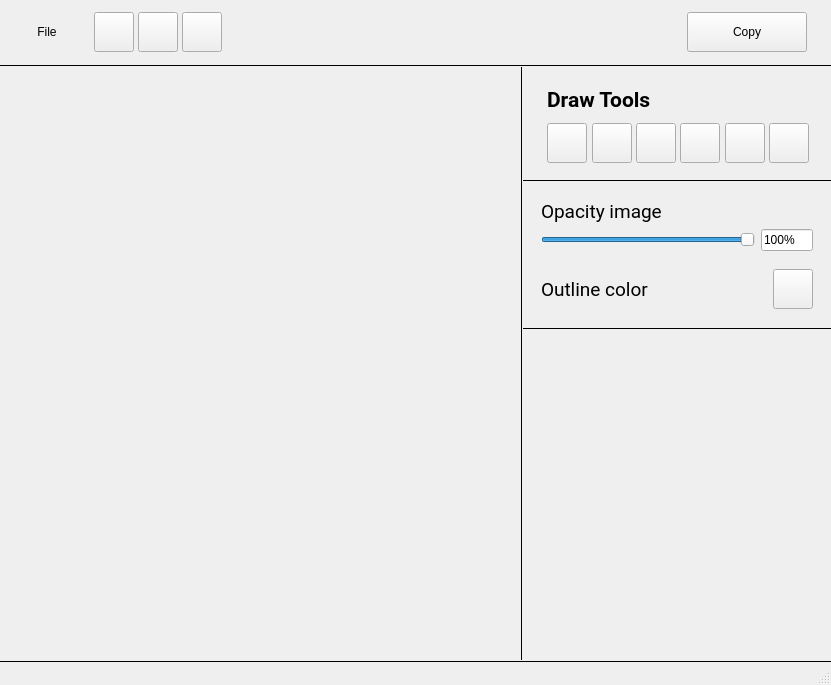
<?xml version="1.0" encoding="UTF-8"?>
<ui version="4.0">
 <class>MainWindow</class>
 <widget class="QMainWindow" name="MainWindow">
  <property name="geometry">
   <rect>
    <x>0</x>
    <y>0</y>
    <width>831</width>
    <height>685</height>
   </rect>
  </property>
  <property name="windowTitle">
   <string>MainWindow</string>
  </property>
  <widget class="QWidget" name="centralwidget">
   <layout class="QVBoxLayout" name="verticalLayout_7">
    <property name="spacing">
     <number>0</number>
    </property>
    <property name="leftMargin">
     <number>0</number>
    </property>
    <property name="topMargin">
     <number>0</number>
    </property>
    <property name="rightMargin">
     <number>0</number>
    </property>
    <property name="bottomMargin">
     <number>0</number>
    </property>
    <item>
     <widget class="QWidget" name="HeaderWidget" native="true">
      <property name="minimumSize">
       <size>
        <width>0</width>
        <height>64</height>
       </size>
      </property>
      <property name="maximumSize">
       <size>
        <width>16777215</width>
        <height>64</height>
       </size>
      </property>
      <layout class="QHBoxLayout" name="horizontalLayout_3">
       <property name="spacing">
        <number>12</number>
       </property>
       <property name="leftMargin">
        <number>12</number>
       </property>
       <property name="topMargin">
        <number>12</number>
       </property>
       <property name="rightMargin">
        <number>24</number>
       </property>
       <property name="bottomMargin">
        <number>12</number>
       </property>
       <item>
        <widget class="QPushButton" name="FileButton">
         <property name="sizePolicy">
          <sizepolicy hsizetype="Fixed" vsizetype="Fixed">
           <horstretch>0</horstretch>
           <verstretch>0</verstretch>
          </sizepolicy>
         </property>
         <property name="minimumSize">
          <size>
           <width>70</width>
           <height>40</height>
          </size>
         </property>
         <property name="maximumSize">
          <size>
           <width>70</width>
           <height>40</height>
          </size>
         </property>
         <property name="text">
          <string>File</string>
         </property>
         <property name="flat">
          <bool>true</bool>
         </property>
        </widget>
       </item>
       <item>
        <layout class="QHBoxLayout" name="horizontalLayout_2">
         <property name="spacing">
          <number>4</number>
         </property>
         <item>
          <widget class="QPushButton" name="UndoButton">
           <property name="sizePolicy">
            <sizepolicy hsizetype="Fixed" vsizetype="Fixed">
             <horstretch>0</horstretch>
             <verstretch>0</verstretch>
            </sizepolicy>
           </property>
           <property name="minimumSize">
            <size>
             <width>40</width>
             <height>40</height>
            </size>
           </property>
           <property name="maximumSize">
            <size>
             <width>40</width>
             <height>40</height>
            </size>
           </property>
           <property name="icon">
            <iconset resource="source.qrc">
             <normaloff>:/stylesheets/editor_style_sheet/rc/undo.png</normaloff>:/stylesheets/editor_style_sheet/rc/undo.png</iconset>
           </property>
           <property name="iconSize">
            <size>
             <width>24</width>
             <height>24</height>
            </size>
           </property>
          </widget>
         </item>
         <item>
          <widget class="QPushButton" name="RedoButton">
           <property name="sizePolicy">
            <sizepolicy hsizetype="Fixed" vsizetype="Fixed">
             <horstretch>0</horstretch>
             <verstretch>0</verstretch>
            </sizepolicy>
           </property>
           <property name="minimumSize">
            <size>
             <width>40</width>
             <height>40</height>
            </size>
           </property>
           <property name="maximumSize">
            <size>
             <width>40</width>
             <height>40</height>
            </size>
           </property>
           <property name="icon">
            <iconset resource="source.qrc">
             <normaloff>:/stylesheets/editor_style_sheet/rc/redo.png</normaloff>:/stylesheets/editor_style_sheet/rc/redo.png</iconset>
           </property>
           <property name="iconSize">
            <size>
             <width>24</width>
             <height>24</height>
            </size>
           </property>
          </widget>
         </item>
         <item>
          <widget class="QPushButton" name="ResetButton">
           <property name="sizePolicy">
            <sizepolicy hsizetype="Fixed" vsizetype="Fixed">
             <horstretch>0</horstretch>
             <verstretch>0</verstretch>
            </sizepolicy>
           </property>
           <property name="minimumSize">
            <size>
             <width>40</width>
             <height>40</height>
            </size>
           </property>
           <property name="maximumSize">
            <size>
             <width>40</width>
             <height>40</height>
            </size>
           </property>
           <property name="icon">
            <iconset resource="source.qrc">
             <normaloff>:/stylesheets/editor_style_sheet/rc/reset.png</normaloff>:/stylesheets/editor_style_sheet/rc/reset.png</iconset>
           </property>
           <property name="iconSize">
            <size>
             <width>24</width>
             <height>24</height>
            </size>
           </property>
          </widget>
         </item>
        </layout>
       </item>
       <item>
        <spacer name="horizontalSpacer">
         <property name="orientation">
          <enum>Qt::Horizontal</enum>
         </property>
         <property name="sizeHint" stdset="0">
          <size>
           <width>40</width>
           <height>20</height>
          </size>
         </property>
        </spacer>
       </item>
       <item>
        <widget class="QPushButton" name="CopyButton">
         <property name="minimumSize">
          <size>
           <width>120</width>
           <height>40</height>
          </size>
         </property>
         <property name="maximumSize">
          <size>
           <width>120</width>
           <height>40</height>
          </size>
         </property>
         <property name="text">
          <string>Copy</string>
         </property>
         <property name="iconSize">
          <size>
           <width>12</width>
           <height>12</height>
          </size>
         </property>
        </widget>
       </item>
      </layout>
     </widget>
    </item>
    <item>
     <widget class="Line" name="line_2">
      <property name="frameShadow">
       <enum>QFrame::Plain</enum>
      </property>
      <property name="orientation">
       <enum>Qt::Horizontal</enum>
      </property>
     </widget>
    </item>
    <item>
     <layout class="QHBoxLayout" name="horizontalLayout">
      <property name="spacing">
       <number>0</number>
      </property>
      <item>
       <widget class="QScrollArea" name="scrollArea">
        <property name="frameShape">
         <enum>QFrame::NoFrame</enum>
        </property>
        <property name="frameShadow">
         <enum>QFrame::Sunken</enum>
        </property>
        <property name="lineWidth">
         <number>0</number>
        </property>
        <property name="sizeAdjustPolicy">
         <enum>QAbstractScrollArea::AdjustToContents</enum>
        </property>
        <property name="widgetResizable">
         <bool>true</bool>
        </property>
        <property name="alignment">
         <set>Qt::AlignCenter</set>
        </property>
        <widget class="QWidget" name="scrollAreaWidgetContents">
         <property name="enabled">
          <bool>true</bool>
         </property>
         <property name="geometry">
          <rect>
           <x>35</x>
           <y>42</y>
           <width>445</width>
           <height>507</height>
          </rect>
         </property>
         <property name="sizePolicy">
          <sizepolicy hsizetype="Maximum" vsizetype="Maximum">
           <horstretch>0</horstretch>
           <verstretch>0</verstretch>
          </sizepolicy>
         </property>
         <property name="maximumSize">
          <size>
           <width>445</width>
           <height>507</height>
          </size>
         </property>
         <widget class="QWidget" name="verticalLayoutWidget">
          <property name="geometry">
           <rect>
            <x>10</x>
            <y>10</y>
            <width>1656</width>
            <height>928</height>
           </rect>
          </property>
          <layout class="QVBoxLayout" name="verticalLayout">
           <property name="spacing">
            <number>0</number>
           </property>
           <item>
            <widget class="QLabel" name="label">
             <property name="sizePolicy">
              <sizepolicy hsizetype="Maximum" vsizetype="Maximum">
               <horstretch>0</horstretch>
               <verstretch>0</verstretch>
              </sizepolicy>
             </property>
             <property name="text">
              <string/>
             </property>
             <property name="pixmap">
              <pixmap>testimage.jpg</pixmap>
             </property>
             <property name="alignment">
              <set>Qt::AlignCenter</set>
             </property>
            </widget>
           </item>
          </layout>
         </widget>
        </widget>
       </widget>
      </item>
      <item>
       <layout class="QVBoxLayout" name="verticalLayout_3">
        <item>
         <widget class="Line" name="line_3">
          <property name="minimumSize">
           <size>
            <width>0</width>
            <height>0</height>
           </size>
          </property>
          <property name="frameShadow">
           <enum>QFrame::Plain</enum>
          </property>
          <property name="lineWidth">
           <number>1</number>
          </property>
          <property name="orientation">
           <enum>Qt::Vertical</enum>
          </property>
         </widget>
        </item>
       </layout>
      </item>
      <item>
       <layout class="QVBoxLayout" name="verticalLayout_2">
        <item>
         <widget class="QWidget" name="ToolsWidget" native="true">
          <property name="sizePolicy">
           <sizepolicy hsizetype="Preferred" vsizetype="Preferred">
            <horstretch>0</horstretch>
            <verstretch>0</verstretch>
           </sizepolicy>
          </property>
          <property name="minimumSize">
           <size>
            <width>0</width>
            <height>112</height>
           </size>
          </property>
          <property name="maximumSize">
           <size>
            <width>308</width>
            <height>112</height>
           </size>
          </property>
          <property name="autoFillBackground">
           <bool>false</bool>
          </property>
          <layout class="QVBoxLayout" name="verticalLayout_4">
           <property name="leftMargin">
            <number>24</number>
           </property>
           <property name="topMargin">
            <number>16</number>
           </property>
           <property name="rightMargin">
            <number>24</number>
           </property>
           <property name="bottomMargin">
            <number>16</number>
           </property>
           <item>
            <widget class="QLabel" name="ToolsLabel">
             <property name="font">
              <font>
               <family>Roboto</family>
               <pointsize>16</pointsize>
               <weight>75</weight>
               <bold>true</bold>
              </font>
             </property>
             <property name="text">
              <string>Draw Tools</string>
             </property>
            </widget>
           </item>
           <item>
            <layout class="QHBoxLayout" name="horizontalLayout_4">
             <item>
              <widget class="QPushButton" name="ToolButton_0">
               <property name="minimumSize">
                <size>
                 <width>40</width>
                 <height>40</height>
                </size>
               </property>
               <property name="maximumSize">
                <size>
                 <width>40</width>
                 <height>40</height>
                </size>
               </property>
               <property name="text">
                <string/>
               </property>
               <property name="icon">
                <iconset resource="source.qrc">
                 <normaloff>:/icons/icon_pencile.png</normaloff>:/icons/icon_pencile.png</iconset>
               </property>
               <property name="iconSize">
                <size>
                 <width>20</width>
                 <height>20</height>
                </size>
               </property>
              </widget>
             </item>
             <item>
              <widget class="QPushButton" name="ToolButton_1">
               <property name="minimumSize">
                <size>
                 <width>40</width>
                 <height>40</height>
                </size>
               </property>
               <property name="maximumSize">
                <size>
                 <width>40</width>
                 <height>40</height>
                </size>
               </property>
               <property name="text">
                <string/>
               </property>
               <property name="icon">
                <iconset resource="source.qrc">
                 <normaloff>:/icons/icon_arrow.png</normaloff>:/icons/icon_arrow.png</iconset>
               </property>
               <property name="iconSize">
                <size>
                 <width>20</width>
                 <height>20</height>
                </size>
               </property>
              </widget>
             </item>
             <item>
              <widget class="QPushButton" name="ToolButton_2">
               <property name="minimumSize">
                <size>
                 <width>40</width>
                 <height>40</height>
                </size>
               </property>
               <property name="maximumSize">
                <size>
                 <width>40</width>
                 <height>40</height>
                </size>
               </property>
               <property name="icon">
                <iconset resource="source.qrc">
                 <normaloff>:/icons/icon_rectangle.png</normaloff>:/icons/icon_rectangle.png</iconset>
               </property>
               <property name="iconSize">
                <size>
                 <width>20</width>
                 <height>20</height>
                </size>
               </property>
              </widget>
             </item>
             <item>
              <widget class="QPushButton" name="ToolButton_4">
               <property name="minimumSize">
                <size>
                 <width>40</width>
                 <height>40</height>
                </size>
               </property>
               <property name="maximumSize">
                <size>
                 <width>40</width>
                 <height>40</height>
                </size>
               </property>
               <property name="icon">
                <iconset resource="source.qrc">
                 <normaloff>:/icons/icon_circle.png</normaloff>:/icons/icon_circle.png</iconset>
               </property>
               <property name="iconSize">
                <size>
                 <width>20</width>
                 <height>20</height>
                </size>
               </property>
              </widget>
             </item>
             <item>
              <widget class="QPushButton" name="ToolButton_3">
               <property name="minimumSize">
                <size>
                 <width>40</width>
                 <height>40</height>
                </size>
               </property>
               <property name="maximumSize">
                <size>
                 <width>40</width>
                 <height>40</height>
                </size>
               </property>
               <property name="icon">
                <iconset resource="source.qrc">
                 <normaloff>:/icons/icon_triangle.png</normaloff>:/icons/icon_triangle.png</iconset>
               </property>
               <property name="iconSize">
                <size>
                 <width>20</width>
                 <height>20</height>
                </size>
               </property>
              </widget>
             </item>
             <item>
              <widget class="QPushButton" name="ToolButton_5">
               <property name="minimumSize">
                <size>
                 <width>40</width>
                 <height>40</height>
                </size>
               </property>
               <property name="maximumSize">
                <size>
                 <width>40</width>
                 <height>40</height>
                </size>
               </property>
               <property name="icon">
                <iconset resource="source.qrc">
                 <normaloff>:/icons/icon_star.png</normaloff>:/icons/icon_star.png</iconset>
               </property>
               <property name="iconSize">
                <size>
                 <width>20</width>
                 <height>20</height>
                </size>
               </property>
              </widget>
             </item>
            </layout>
           </item>
          </layout>
         </widget>
        </item>
        <item>
         <widget class="Line" name="Line_2">
          <property name="frameShadow">
           <enum>QFrame::Plain</enum>
          </property>
          <property name="lineWidth">
           <number>1</number>
          </property>
          <property name="orientation">
           <enum>Qt::Horizontal</enum>
          </property>
         </widget>
        </item>
        <item>
         <widget class="QWidget" name="ToolsPropertyWidget" native="true">
          <property name="sizePolicy">
           <sizepolicy hsizetype="Fixed" vsizetype="Preferred">
            <horstretch>0</horstretch>
            <verstretch>0</verstretch>
           </sizepolicy>
          </property>
          <property name="minimumSize">
           <size>
            <width>0</width>
            <height>0</height>
           </size>
          </property>
          <property name="maximumSize">
           <size>
            <width>308</width>
            <height>16777215</height>
           </size>
          </property>
          <layout class="QVBoxLayout" name="verticalLayout_5">
           <property name="spacing">
            <number>0</number>
           </property>
           <item>
            <widget class="QWidget" name="widget" native="true">
             <layout class="QVBoxLayout" name="verticalLayout_6">
              <item>
               <widget class="QLabel" name="OpacityLabel">
                <property name="font">
                 <font>
                  <family>Roboto</family>
                  <pointsize>14</pointsize>
                 </font>
                </property>
                <property name="text">
                 <string>Opacity image</string>
                </property>
               </widget>
              </item>
              <item>
               <layout class="QHBoxLayout" name="horizontalLayout_6">
                <item>
                 <widget class="QSlider" name="OpacitySlider">
                  <property name="value">
                   <number>99</number>
                  </property>
                  <property name="orientation">
                   <enum>Qt::Horizontal</enum>
                  </property>
                 </widget>
                </item>
                <item>
                 <widget class="QLineEdit" name="lineEdit">
                  <property name="sizePolicy">
                   <sizepolicy hsizetype="Fixed" vsizetype="Fixed">
                    <horstretch>0</horstretch>
                    <verstretch>0</verstretch>
                   </sizepolicy>
                  </property>
                  <property name="maximumSize">
                   <size>
                    <width>52</width>
                    <height>26</height>
                   </size>
                  </property>
                  <property name="text">
                   <string>100%</string>
                  </property>
                  <property name="frame">
                   <bool>true</bool>
                  </property>
                 </widget>
                </item>
               </layout>
              </item>
             </layout>
            </widget>
           </item>
           <item>
            <widget class="QWidget" name="OutlineWidget" native="true">
             <layout class="QHBoxLayout" name="horizontalLayout_7">
              <item>
               <widget class="QLabel" name="OutlineColorLabel">
                <property name="font">
                 <font>
                  <family>Roboto</family>
                  <pointsize>14</pointsize>
                 </font>
                </property>
                <property name="text">
                 <string>Outline color</string>
                </property>
               </widget>
              </item>
              <item>
               <spacer name="horizontalSpacer_2">
                <property name="orientation">
                 <enum>Qt::Horizontal</enum>
                </property>
                <property name="sizeHint" stdset="0">
                 <size>
                  <width>40</width>
                  <height>20</height>
                 </size>
                </property>
               </spacer>
              </item>
              <item>
               <widget class="QPushButton" name="PipetteButton">
                <property name="minimumSize">
                 <size>
                  <width>40</width>
                  <height>40</height>
                 </size>
                </property>
                <property name="maximumSize">
                 <size>
                  <width>40</width>
                  <height>40</height>
                 </size>
                </property>
                <property name="text">
                 <string/>
                </property>
                <property name="icon">
                 <iconset resource="source.qrc">
                  <normaloff>:/icons/icon_pipette.png</normaloff>:/icons/icon_pipette.png</iconset>
                </property>
                <property name="iconSize">
                 <size>
                  <width>20</width>
                  <height>20</height>
                 </size>
                </property>
               </widget>
              </item>
             </layout>
            </widget>
           </item>
          </layout>
         </widget>
        </item>
        <item>
         <widget class="Line" name="Line">
          <property name="frameShadow">
           <enum>QFrame::Plain</enum>
          </property>
          <property name="lineWidth">
           <number>1</number>
          </property>
          <property name="orientation">
           <enum>Qt::Horizontal</enum>
          </property>
         </widget>
        </item>
        <item>
         <spacer name="verticalSpacer">
          <property name="orientation">
           <enum>Qt::Vertical</enum>
          </property>
          <property name="sizeHint" stdset="0">
           <size>
            <width>20</width>
            <height>40</height>
           </size>
          </property>
         </spacer>
        </item>
       </layout>
      </item>
     </layout>
    </item>
    <item>
     <widget class="Line" name="line_4">
      <property name="frameShadow">
       <enum>QFrame::Plain</enum>
      </property>
      <property name="orientation">
       <enum>Qt::Horizontal</enum>
      </property>
     </widget>
    </item>
   </layout>
  </widget>
  <widget class="QStatusBar" name="StatusBar"/>
 </widget>
 <resources>
  <include location="source.qrc"/>
 </resources>
 <connections/>
</ui>
